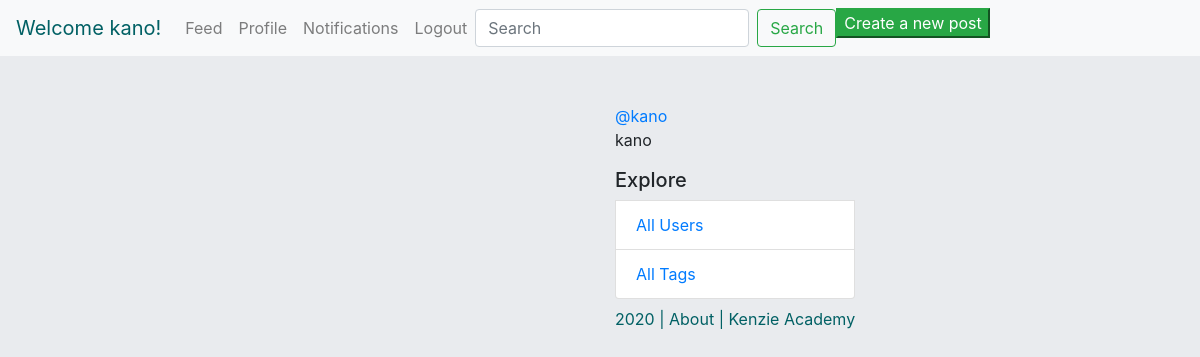
The app's page /notifications/ (signed in), older data.
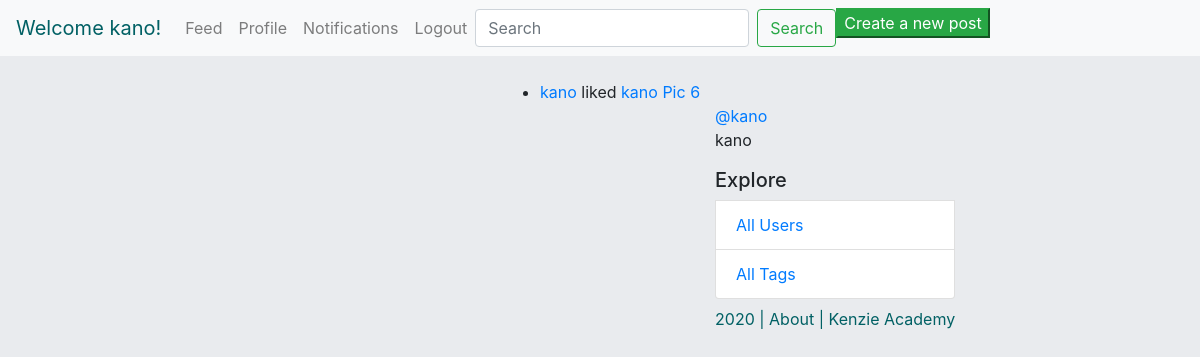
The same page, newer data.
### notification/models.py (models this page shows, shortened)
class Notification(models.Model):
    NOTIFICATION_TYPES = (
        ('like', 'Like'),
        ('comment', 'Comment'),
        ('follow', 'Follow'),
        ('mention', 'Mention'),
    )
    creator = models.ForeignKey(Author, related_name='creator', on_delete=models.CASCADE)
    to = models.ForeignKey(Author, related_name='to', on_delete=models.CASCADE)
    notification_type = models.CharField(max_length=20, choices=NOTIFICATION_TYPES)
    post = models.ForeignKey(Post, on_delete=models.CASCADE, blank=True, null=True)
    seen = models.BooleanField(default=False)
    created_timestamp = models.DateTimeField(blank=True, default=datetime.now)

### authentication/models.py (models this page shows, shortened)
class Author(AbstractBaseUser):
    name = models.CharField(max_length=50)
    username = models.CharField(max_length=50, unique=True)
    slug = models.SlugField(null=False, unique=True)
    email = models.EmailField(max_length=100, unique=True)
    active = models.BooleanField(default=True)
    staff = models.BooleanField(default=False)
    admin = models.BooleanField(default=False)
    following = models.ManyToManyField(
        'self',
        related_name="following"
    )
    USERNAME_FIELD = 'username'
    REQUIRED_FIELDS = ['email', 'name']
    def __str__(self):
        return self.name
    @property
    def is_active(self):
        return self.active
    objects = AuthorManager()

### insta_backend/models.py (models this page shows, shortened)
class Post(models.Model):
    author = models.ForeignKey(
        'authentication.Author',
        on_delete=models.CASCADE
    )
    image = models.ImageField(upload_to='post_uploads/')
    caption = models.TextField(max_length=500)
    created_timestamp = models.DateTimeField(auto_now_add=True)
    updated_timestamp = models.DateTimeField(auto_now=True)
    likes = models.ManyToManyField(
        'authentication.Author',
        blank=True,
        related_name="authors_who_like_this"
        )
    comments = models.ManyToManyField(
        'authentication.Author',
        blank=True,
        related_name="authors_who_commented_this"
        )
    def __str__(self):
        return f"{self.author.name} Pic {self.id}"

### notification/views.py (the view)
# urls.py: path('notifications/', notification_view, name='notifications')
def notification_view(request):
    notifications = list(Notification.objects.filter(to=request.user))
    user = Author.objects.get(username=request.user.username)
    posts = Post.objects.filter(author=user).order_by('-created_timestamp')
    return render(request, 'notifications.html', {
        'notifications': notifications,
        'posts': posts,
    })

### notification/templates/notifications.html (shortened to what this page needs)
{% extends 'base.html' %}
{% block content %}
<div class="col d-flex mt-5 align-left" >
</div>
<div class="feed" style="margin-bottom: 10rem;">
{% for notification in notifications %}
<ul>
{% if notification.notification_type == 'like'%}
<li class='mt-4'><a href='/user/{{notification.creator.username}}/'>{{notification.creator}}</a> {{notification.notification_type}}d <a href='/post/{{notification.post.id}}/'>{{notification.post}}</a></li>
{% elif notification.notification_type == 'comment' %}
<li class='mt-4'><a href='/user/{{notification.creator.username}}/'>{{notification.creator}}</a> {{notification.notification_type}}ed on <a href='/post/{{notification.post.id}}/'>{{notification.post}}</a></li>
{% elif notification.notification_type == 'mention' %}
<li class='mt-4'><a href='/user/{{notification.creator.username}}/'>{{notification.creator}}</a> {{notification.notification_type}}ed you in <a href='/post/{{notification.post.id}}/'>{{notification.post}}</a></li>
{% elif notification.notification_type == 'follow' %}
<li class='mt-4'><a href='/user/{{notification.creator.username}}/'>{{notification.creator}}</a> {{notification.notification_type}}ed you</li>
{% endif %}
</ul>
{% endfor %}
</div>
{% endblock %}

Row changes from the older to the newer data that the page shows:
added Notification: creator "kano", notification_type "like", post "kano Pic 6"
